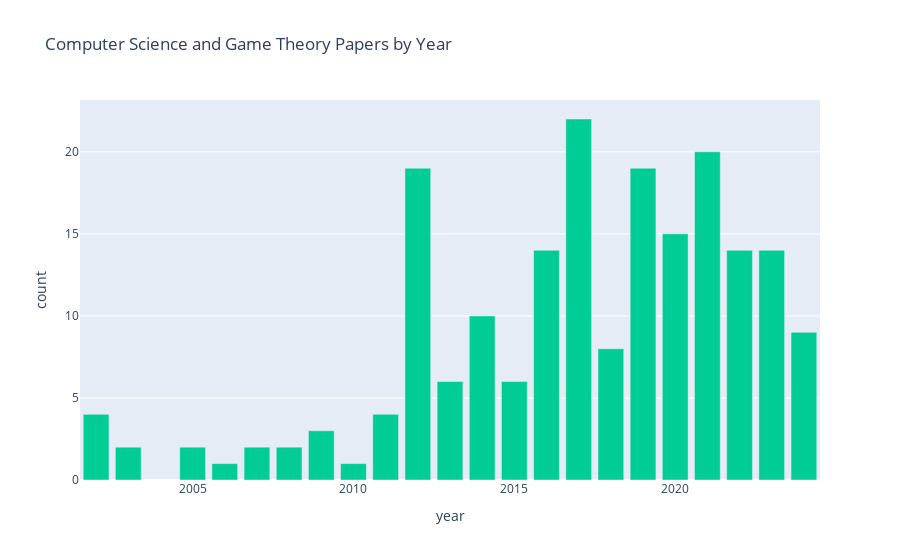

Notebook cell for this chart:
### Code cell
top = 'Computer Science and Game Theory'
px.bar(cat_year_num.query("category == @top"), x = 'year', y = 'count', title= top + " Papers by Year", color_discrete_sequence=[color_dict[top]])

### Figure 1 — Plotly figure (JSON) as saved in the notebook; plotly's stock layout.template omitted (floating-point values rounded to 4 significant figures)
{"data": [{"hovertemplate": "year=%{x}<br>count=%{y}<extra></extra>", "legendgroup": "", "marker": {"color": "#00CC96", "pattern": {"shape": ""}}, "name": "", "orientation": "v", "showlegend": false, "textposition": "auto", "type": "bar", "x": [2002, 2003, 2005, 2006, 2007, 2008, 2009, 2010, 2011, 2012, 2013, 2014, 2015, 2016, 2017, 2018, 2019, 2020, 2021, 2022, 2023, 2024], "xaxis": "x", "y": [4, 2, 2, 1, 2, 2, 3, 1, 4, 19, 6, 10, 6, 14, 22, 8, 19, 15, 20, 14, 14, 9], "yaxis": "y"}], "layout": {"barmode": "relative", "legend": {"tracegroupgap": 0}, "title": {"text": "Computer Science and Game Theory Papers by Year"}, "xaxis": {"anchor": "y", "domain": [0, 1], "title": {"text": "year"}}, "yaxis": {"anchor": "x", "domain": [0, 1], "title": {"text": "count"}}}}
